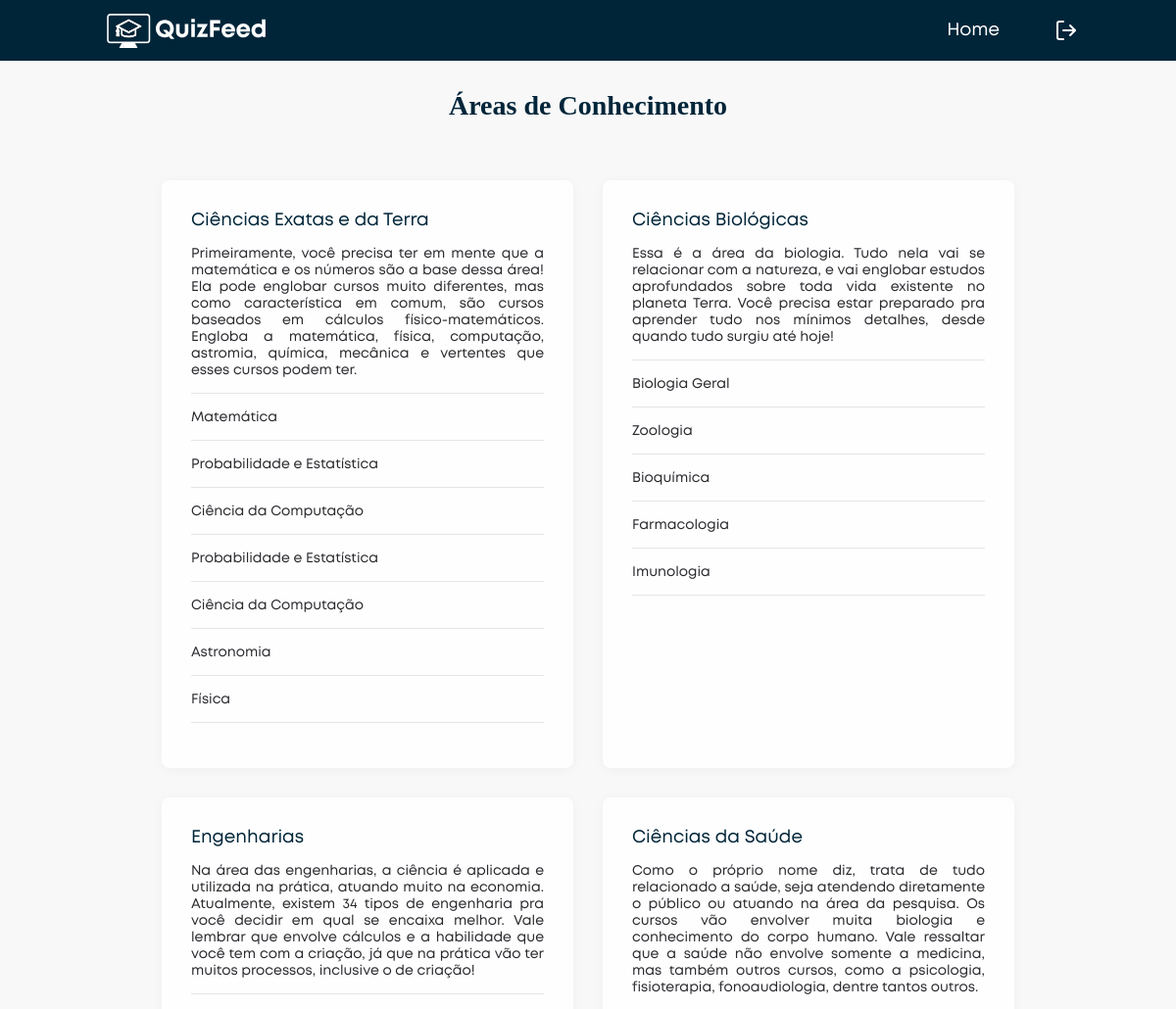
Before: /areas.php (signed in, upper part) with the older database file.
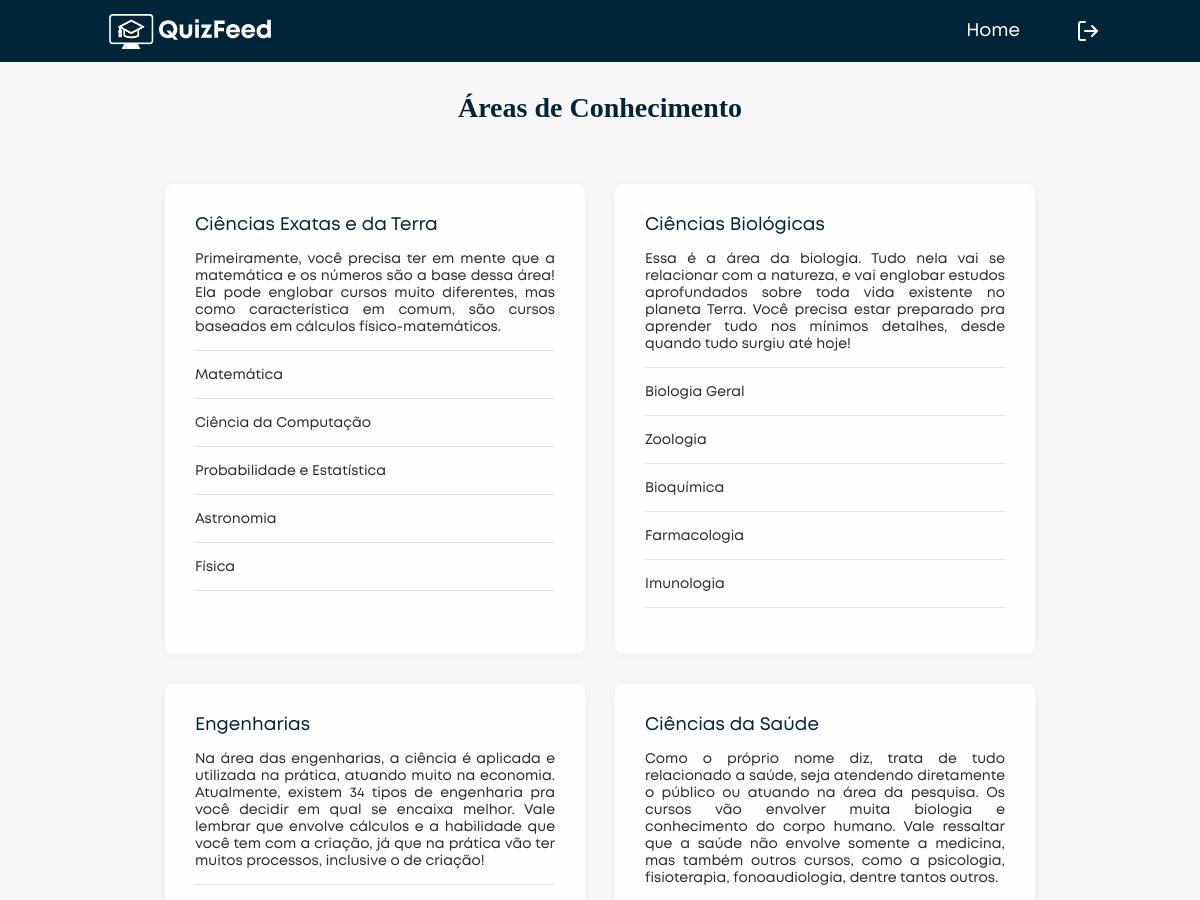
After: the same page with the newer database file.
### tables this page shows
CREATE TABLE IF NOT EXISTS `area` (
  `id_area` int(11) NOT NULL AUTO_INCREMENT,
  `nome` varchar(50) NOT NULL,
  `descricao` longtext NOT NULL,
  PRIMARY KEY (`id_area`)
);

CREATE TABLE IF NOT EXISTS `curso` (
  `id_curso` int(11) NOT NULL AUTO_INCREMENT,
  `nome` varchar(100) NOT NULL,
  `cod_area` int(11) NOT NULL,
  PRIMARY KEY (`id_curso`),
  KEY `cod_area` (`cod_area`)
);

### areas.php (the view, shortened to what this page needs)
<!DOCTYPE html>
<html lang="pt-br">
<head>
    <?php include './inc/head.inc'; ?>
    <link rel="stylesheet" href="./style/areas.css">
</head>
<body>
    <?php
        if(!empty($_SESSION)){
            include './inc/menu.inc';
        }
    ?>
    <main>
        <h1>Áreas de Conhecimento</h1>
        <div class="areas">
            <?php
			include "inc/conexao.php";
				$select = 'SELECT *FROM area';
				$resultado = mysqli_query($conexao,$select);
                while($linha=mysqli_fetch_assoc($resultado)){
					$selectCursos = 'SELECT * FROM curso WHERE cod_area = '.$linha["id_area"].'';
					$resultadoCursos = mysqli_query($conexao,$selectCursos);
                    echo '
                        <div class="card">
                            <div class="card-content">
                                <h5>'.$linha["nome"].'</h5>
                                <p>
                                    '.$linha["descricao"].'
                                </p>
                                <div class="cursos">
								<span class="separador"></span>';
								while ($linhaCursos=mysqli_fetch_assoc($resultadoCursos)){
									echo '<p>'.$linhaCursos["nome"].'</p>
                                    <span class="separador"></span>';
								}
								echo '
                                </div>
                            </div>
                        </div>
                    ';
                }
            ?>
            </div>
    </main>
</body>
</html>

### inc/head.inc (shortened to what this page needs)
<link rel="stylesheet" href="./style/main.css">
<link rel="stylesheet" href="./style/menu_mobile.css">

### inc/menu.inc (shortened to what this page needs)
<?php
    echo '
        <header class="header">
            <nav>
                <a href="home.php"><img src="././assets/images/logo.svg" alt="logo" class="logo"></a>
                <button id="js-open-menu" class="menu-button">
                    <i class="menu-icon"></i>
                </button>
                <ul class="menu">
                    <li><a href="home.php">Home</a></li>
                ';
                echo '
                    <li class="logout"><a href="logout.php" class="icon-logout"><img src="././assets/images/log-out.svg" alt="Sair"/></a></li>
                </ul>
            </nav>
        </header>
    ';
?>

### style/main.css (style rules this page uses)
:root { --azul: #002539; --laranja: #ed7201; --area-main: calc(100vh - 143px); --border-color: #e5e5e5; }
html { font-size: 14px; }
* { box-sizing: border-box; font-family: "Mont"; }
body { margin: 0; padding: 0; background: #f8f8f8; color: #29292e; }
img { object-fit: cover; }
.header { width: 100%; top: 0; z-index: 100; height: 62px; display: flex; align-items: center; justify-content: center; }
.header nav { width: 100%; max-width: 1000px; display: flex; align-items: center; justify-content: space-between; margin: 0 50px; }
.header nav .menu { display: flex; align-items: center; gap: 4rem; padding-left: 0; }
.header nav .menu li a { display: block; color: white; font-weight: 600; font-size: 1.3rem; }
.header nav .menu .icon-logout { margin: 0; display: flex; align-items: center; }
main { max-width: 800px; }
.logo { display: flex; width: 13rem; height: 2.5rem; object-fit: contain; }
ul { list-style: none; }
a { text-decoration: none; color: inherit; }
* { scrollbar-width: thin; }

### style/areas.css (style rules this page uses)
header { background: var(--azul); }
main { display: flex; flex-direction: column; justify-content: flex-start; align-items: center; text-align: center; margin: auto; min-height: var(--area-main); max-width: 1500px; }
h1 { text-align: center; font-size: 2rem; color: var(--azul); margin: 30px auto; font-family: 'Mont-SemiBold'; }
.areas { display: flex; justify-content: center; flex-wrap: wrap; margin: auto; padding-top: 15px; }
.areas .card { display: flex; flex-direction: column; align-items: center; width: 35%; min-width: 350px; margin: 15px; background: #fefefe; border-radius: 8px; border: none; box-shadow: 0px 2px 12px rgba(0, 0, 0, 0.04); }
.areas .card h5 { font-weight: bold; font-size: 1.3rem; text-align: justify; color: var(--azul); margin: 0; }
.areas .card p { font-size: 1rem; text-align: justify; }
.areas .card .card-content { text-align: center; height: 100%; padding: 30px; }
.areas .card .separador { display: block; height: 1px; width: 100%; margin-bottom: 16px; background: var(--border-color); }

Changed rows visible on the page:
removed curso: nome "Probabilidade e Estatística", shown under area "Ciências Exatas e da Terra"
removed curso: nome "Ciência da Computação", shown under area "Ciências Exatas e da Terra"
changed area "Ciências Exatas e da Terra": descricao "…baseados em cálculos físico-matemáticos. Engloba a matemática, física, computação, astromia, química, mecânica e vertentes que esses cursos podem ter." → "…baseados em cálculos físico-matemáticos."
